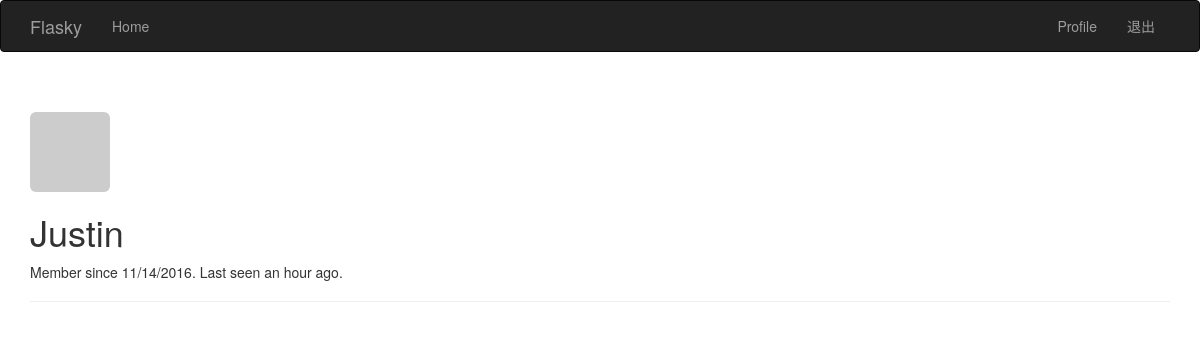
Screenshot of /user/Justin (signed in) with the database file from the repository.
### app/models.py (models this page shows, shortened)
class User(UserMixin, db.Model):
    __tablename__ = 'users'
    id = db.Column(db.Integer, primary_key=True)
    username = db.Column(db.String(64), unique=True, index=True)
    role_id = db.Column(db.Integer, db.ForeignKey('roles.id'))
    password_hash = db.Column(db.String(128))
    email = db.Column(db.String(64), unique=True, index=True)
    name = db.Column(db.String(64))
    location = db.Column(db.String(64))
    about_me = db.Column(db.Text())
    member_since=db.Column(db.DateTime(), default=datetime.utcnow)
    last_seen = db.Column(db.DateTime(), default=datetime.utcnow)
    confirmed = db.Column(db.Boolean, default=True)
    avatar_hash = db.Column(db.String(32))
    posts = db.relationship('Post', backref='author', lazy='dynamic')
    def can(self, permissions):
        return self.role is not None and \
               (self.role.permissions & permissions) == permissions
    def is_administrator(self):
        return self.can(Permission.ADMINISTER)
    def gravatar(self, size=100, default='identicon', rating='g'):
        if request.is_secure:
            url = 'https://secure.gravatar.com/avatar'
        else:
            url = 'http://www.gravatar.com/avatar'
        hash = hashlib.md5(self.email.encode('utf-8')).hexdigest()
        return '{url}/{hash}?s={size}&d={default}&r={rating}'.format(url=url, hash=hash, size=size, default=default, rating=rating)
    def ping(self):
        self.last_seen = datetime.utcnow()
        db.session.add(self)
    @property
    def password(self):
        raise AttributeError('password is not a reaable attribute')
    @login_manager.user_loader
    def load_user(user_id):
        return User.query.get(int(user_id))

### app/main/views.py (the view)
@main.route('/user/<username>')
def user(username):
    user = User.query.filter_by(username=username).first()
    if user is None:
        abort(404)
    return render_template('user.html', user=user)

### app/auth/views.py (called while the page is built)
@auth.before_app_request
def before_request():
    if current_user.is_authenticated:
        current_user.ping()
        if not current_user.confirmed and request.endpoint[:5]!='auth.':
            return redirect(url_for('auth.unconfirmed'))

### app/main/__init__.py (called while the page is built)
@main.app_context_processor
def inject_permissions():
    return dict(Permission=Permission)

### app/templates/user.html (shortened to what this page needs)
{% extends "base.html" %}
{% block page_content %}
<div class="page-header">
    <img class="img-rounded profile-thumbnail" src="{{ user.gravatar(size=256) }}">
    <div class="profile-header">
        <h1>{{ user.username }}</h1>
        <p>Member since {{ moment(user.member_since).format('L') }}. Last seen {{ moment(user.last_seen).fromNow() }}.</p>
    </div>
</div>
{% endblock %}

### rows the page displays
User: username "Justin", member_since "11/14/2016", last_seen "an hour ago"
